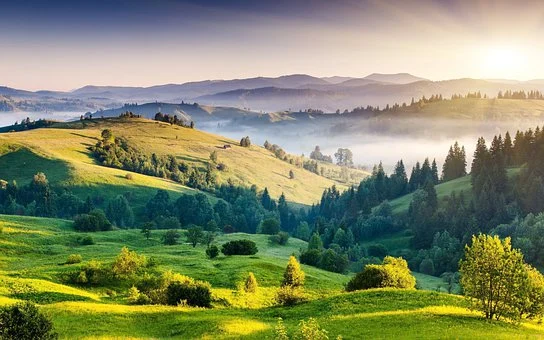
#> input picture hills.webp, 544 x 340 px
$ python 1stimage.py
#> lines starting #> are read from the running program, lines starting #| are printed output that depends on the picture; after the words box and inside, x2 and y2 are one past the last pixel; in counts of white or black regions, pixels touching at a corner belong together
import numpy as np
import cv2

image = np.zeros((500,500))
image[:,:] = 100 # setting all the rows and all the columns into 100
image = image[:,:]+10 # and adding 10 to each pixel values
image[100:200,200:300] = 255 # selecting indexing 100 to 200 rows and 200 to 300 colmns to set it to white color

cv2.imwrite('sample.jpg', image) # imwrite creates an image
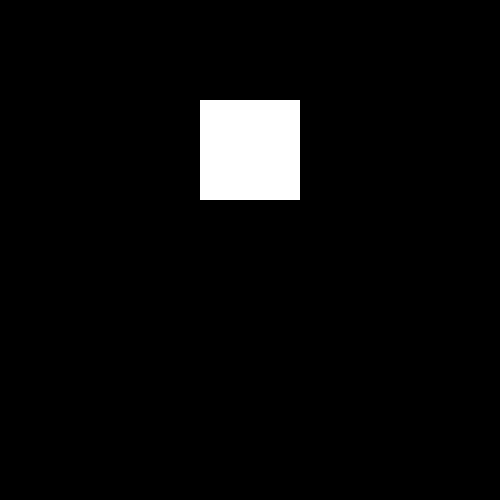
#> saved as sample.jpg: shape (500, 500); values 110 (black) and 255 (white), 4% white; 1 white region, box (x1, y1, x2, y2) and area: (200, 100, 300, 200) 10000
img1=cv2.imread('sample.jpg') # load the existing image
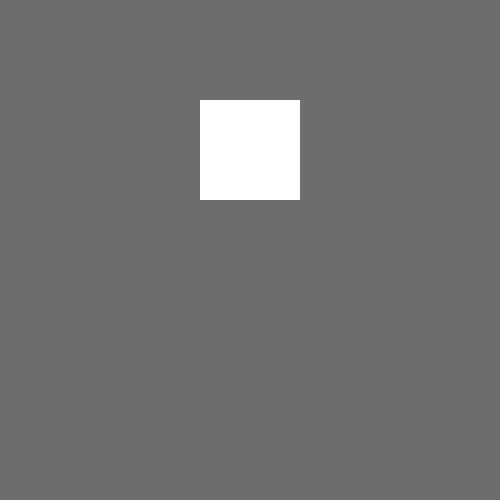
#> img1: shape (500, 500, 3); min 108, max 255, mean 115.8
# function to show the image until we press any key
cv2.imshow('test img',img1) # img shows at a blink of an eye so need to use wait function
cv2.waitKey(5000) #   here wait till 5000 milisecond, if we dont give time argmnt then show the image until we press any key

img2 = cv2.imread('hills.webp',cv2.IMREAD_GRAYSCALE)
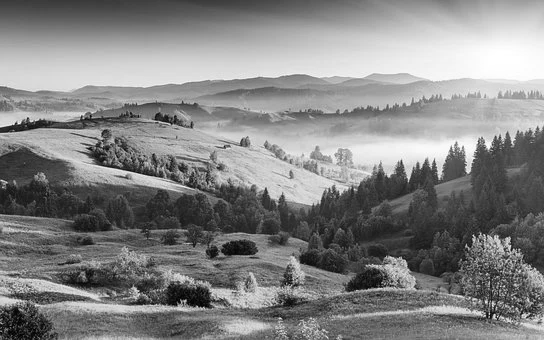
#> img2: shape (340, 544); min 0, max 255, mean 132.1
cv2.imshow('test img',img2)
cv2.waitKey()
